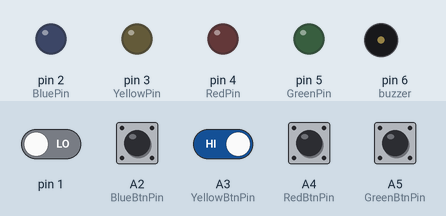
The sketch below on a simulated Arduino Uno, built with avr-gcc and run on an emulated ATmega328P. On the bench: output pins drawn as LEDs (lit = HIGH), buzzer (waves = sounding). Dashed ring = blinking. The inputs (shaded band) are chosen by the test bench; at power-on: A2 (BlueBtnPin), A3 (YellowBtnPin), A4 (RedBtnPin), A5 (GreenBtnPin) HIGH, pin 1 LOW. Random numbers use the default seed unless the sketch sets one.

Above: at 1.2 s.
1.3 s: A2 (BlueBtnPin) pulled LOW for 0.15 s
At 4.2 s:
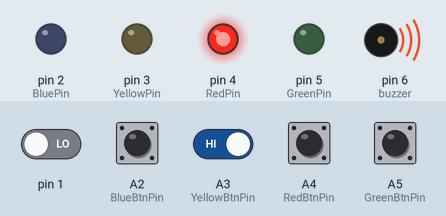
4.3 s: pin 1 driven HIGH
At 5.73 s:
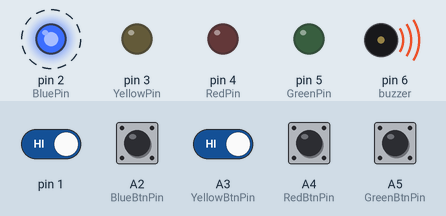
7.3 s: pin 1 driven LOW
At 10.0 s:
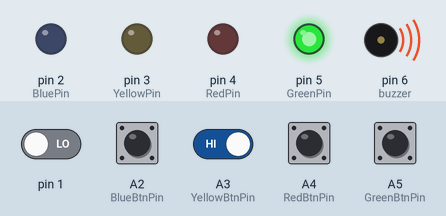
10.3 s: A4 (RedBtnPin) pulled LOW for 0.15 s
At 10.9 s:
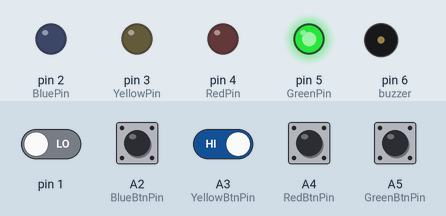
13.3 s: A2 (BlueBtnPin) pulled LOW for 1 s
At 14.9 s:
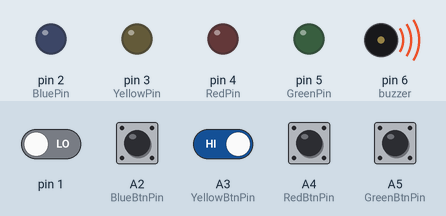
17.0 s: A2 (BlueBtnPin) driven LOW and A3 (YellowBtnPin) driven LOW
At 19.8 s:
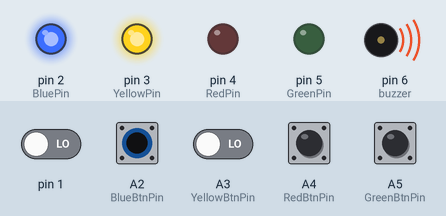
Timing chart, 0 to 21.0 s (numbered marks = the images above; inputs shaded):
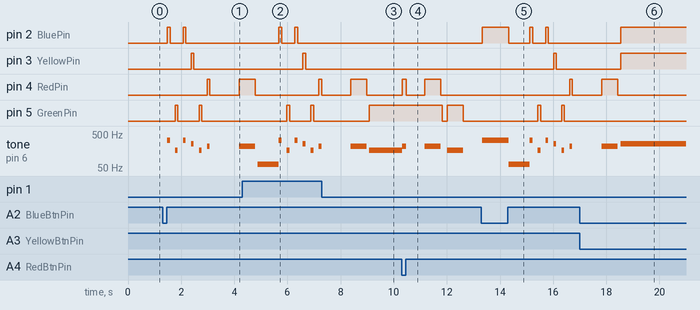

Measured:
- after the input at 1.3 s, pin 2 (BluePin): alternates HIGH for 0.10 s and LOW for 0.50 s, 4 changes in all, then stays LOW, starting after 0.18 s; pin 3 (YellowPin): LOW → HIGH after 1.1 s, → LOW 0.10 s later
- after the input at 4.3 s, pin 2 (BluePin): alternates HIGH for 0.10 s and LOW for 0.50 s, starting after 1.4 s; pin 3 (YellowPin): LOW → HIGH after 2.3 s, → LOW 0.10 s later; pin 5 (GreenPin): alternates HIGH for 0.10 s and LOW for 0.80 s, starting after 1.7 s
- after the input at 7.3 s, pin 5 (GreenPin): LOW → HIGH after 1.8 s
- after the input at 10.3 s, pin 4 (RedPin): LOW → HIGH at once, → LOW 0.15 s later, → HIGH 0.70 s later, → LOW 0.60 s later; pin 5 (GreenPin): HIGH → LOW after 1.5 s, → HIGH 0.20 s later, → LOW 0.60 s later; tone on pin 6 (buzzer): plays 220 Hz for 0.15 s, 220 Hz for 0.60 s, 164 Hz for 0.60 s, starting at once
- after the input at 13.3 s, pin 2 (BluePin): goes HIGH 1.0 s, LOW 0.80 s, HIGH 0.10 s, LOW 0.50 s, HIGH 0.10 s, then LOW, starting at once; pin 3 (YellowPin): LOW → HIGH after 2.7 s, → LOW 0.10 s later
- after the input at 17.0 s, pin 2 (BluePin), pin 3 (YellowPin): LOW → HIGH after 1.6 s

The sketch:

Code_Simon.ino
```cpp
/* Project : Simon_ProjetSystemEmbarqué
 * Autor : Christopher Pardo
 * Date : 15.11.2019
 * Version : 1.0
 * Description : Simon Game for a project of CPNV
 */

#include <Bounce2.h>

// Difine the LEDs
#define BluePin 2
#define YellowPin 3
#define RedPin 4
#define GreenPin 5

#define buzzer 6 // Difine the buzzer

// Difine the Buttons
#define BlueBtnPin A2
#define YellowBtnPin A3
#define RedBtnPin A4
#define GreenBtnPin A5

#define MaxTurns 32  // Max turns of the game for winning


// Instantiate a four Bounce object
Bounce BlueBtn = Bounce();
Bounce YellowBtn = Bounce();
Bounce RedBtn = Bounce();
Bounce GreenBtn = Bounce();

int points = 1;           // Nubers of Turn of play
int series[MaxTurns - 1];  // Serie of code
float NOTE[] = {329.63, 261.63, 220, 164.81, 65.41};  // Table for the notes

void setup() {
    // put your setup code here, to run once:
    BlueBtn.attach(BlueBtnPin, INPUT_PULLUP); // Attach the debouncer to a pin with INPUT_PULLUP mode
    BlueBtn.interval(25); // Use a debounce interval of 25 milliseconds

    YellowBtn.attach(YellowBtnPin, INPUT_PULLUP); // Attach the debouncer to a pin with INPUT_PULLUP mode
    YellowBtn.interval(25); // Use a debounce interval of 25 milliseconds

    RedBtn.attach(RedBtnPin, INPUT_PULLUP); // Attach the debouncer to a pin with INPUT_PULLUP mode
    RedBtn.interval(25); // Use a debounce interval of 25 milliseconds

    GreenBtn.attach(GreenBtnPin, INPUT_PULLUP); // Attach the debouncer to a pin with INPUT_PULLUP mode
    GreenBtn.interval(25); // Use a debounce interval of 25 milliseconds

    //Setup the LED
    pinMode(BluePin, OUTPUT);
    pinMode(YellowPin, OUTPUT);
    pinMode(RedPin, OUTPUT);
    pinMode(GreenPin, OUTPUT);

    randomSeed(analogRead(0));  // Find randoms Nubers
}

// Put random values in "Serie"
void SerieNumbers() {
    for (int i = 0; i <= MaxTurns; i++) {
        int valrandom = random(1, 5);
        series[i] = valrandom;
    }
}

// The serie of lights and Notes
void Code() {
    for (int j = 0; j < points; j++) {
        for (int k = 1; k <= 4; k++) {
            if (series[j] == k) {
                LedAndNotesON(k);
                delay(600);
            }
            LedAndNotesOFF(k);
            delay(50);
        }
    }
}

// A jingle of Begining start
void JingleBegin() {
    LedAndNotesON(1);
    delay(100);
    LedAndNotesOFF(1);
    delay(200);
    LedAndNotesON(4);
    delay(100);
    LedAndNotesOFF(4);
    delay(200);
    LedAndNotesON(1);
    delay(100);
    LedAndNotesOFF(1);
    delay(200);
    LedAndNotesON(2);
    delay(100);
    LedAndNotesOFF(2);
    delay(200);
    LedAndNotesON(4);
    delay(100);
    LedAndNotesOFF(4);
    delay(200);
    LedAndNotesON(3);
    delay(100);
    LedAndNotesOFF(3);
    delay(1000);
}

// A jingle of end start
void JingleEnd() {
    LedAndNotesON(3);
    delay(100);
    LedAndNotesOFF(3);
    delay(200);
    LedAndNotesON(4);
    delay(100);
    LedAndNotesOFF(4);
    delay(200);
    LedAndNotesON(2);
    delay(100);
    LedAndNotesOFF(2);
    delay(200);
    LedAndNotesON(1);
    delay(100);
    LedAndNotesOFF(1);
    delay(200);
    LedAndNotesON(4);
    delay(100);
    LedAndNotesOFF(4);
    delay(200);
    LedAndNotesON(3);
    delay(100);
    LedAndNotesOFF(3);
}

// Turn on the leds and the note
void LedAndNotesON(int color) {

    if (color == 1) {
        digitalWrite(BluePin, HIGH);
        tone(buzzer, NOTE[0]);
    }
    if (color == 2) {
        digitalWrite(YellowPin, HIGH);
        tone(buzzer, NOTE[1]);
    }
    if (color == 3) {
        digitalWrite(RedPin, HIGH);
        tone(buzzer, NOTE[2]);
    }
    if (color == 4) {
        digitalWrite(GreenPin, HIGH);
        tone(buzzer, NOTE[3]);
    }
}

// Turn off the leds
void LedAndNotesOFF(int color) {
    if (color == 1) {
        digitalWrite(BluePin, LOW);
    }
    if (color == 2) {
        digitalWrite(YellowPin, LOW);
    }
    if (color == 3) {
        digitalWrite(RedPin, LOW);
    }
    if (color == 4) {
        digitalWrite(GreenPin, LOW);
    }
    noTone(buzzer);
}

// Update of bounce
void BtsUpdate() {
    BlueBtn.update();         // Update the Bounce instance
    YellowBtn.update();       // Update the Bounce instance
    RedBtn.update();          // Update the Bounce instance
    GreenBtn.update();        // Update the Bounce instance
}


void loop() {
    // put your main code here, to run repeatedly:
    int touch = 0;          // Button pushed
    BtsUpdate();            // Update of bounce
    SerieNumbers();         // Put random values in "Serie"
    if (BlueBtn.rose()) {   // The player have to push BlueBtn for starting
        JingleBegin();    // A jingle of Begining start
        while (1) {
            bool lose = false;  // If the game is lost
            Code();              // The serie of lights and Notes
            for (int i = 0; i < points; i++) { // Turn
                while (touch == 0) {
                    BtsUpdate();

                    if (BlueBtn.fell()) {
                        LedAndNotesON(1); // Turn on the blue leds and the note
                    }
                    if (BlueBtn.rose()) {
                        LedAndNotesOFF(1); // Turn off the leds and the note
                        touch = 1;
                    }
                    if (YellowBtn.fell()) {
                        LedAndNotesON(2); // Turn on the Yellow leds and the note
                    }
                    if (YellowBtn.rose()) {
                        LedAndNotesOFF(2); // Turn off the leds and the note
                        touch = 2;
                    }
                    if (RedBtn.fell()) {
                        LedAndNotesON(3); // Turn on the red leds and the note
                    }
                    if (RedBtn.rose()) {
                        LedAndNotesOFF(3); // Turn off the leds and the note
                        touch = 3;
                    }
                    if (GreenBtn.fell()) {
                        LedAndNotesON(4); // Turn on the Green leds and the note
                    }
                    if (GreenBtn.rose()) {
                        LedAndNotesOFF(4); // Turn off the leds and the note
                        touch = 4;
                    }
                }
                if (touch != series[i]) {
                       // Game over
                       // Restart the parameters for restart
                    points = 1;
                    touch = 0;
                    lose = true;
                    tone(buzzer, NOTE[4], 800);
                    delay(800);
                    JingleBegin(); // A jingle of Begining start
                    break;
                }
                touch = 0;
            }
            if (lose == false) {
                   // Add one of the serie
                points++;
                delay(600);
            }
            if (points == MaxTurns) {
                   // End game
                JingleEnd(); // A jingle of Begining start
                points = 1;
                break;
            }
        }
    }
}
```
